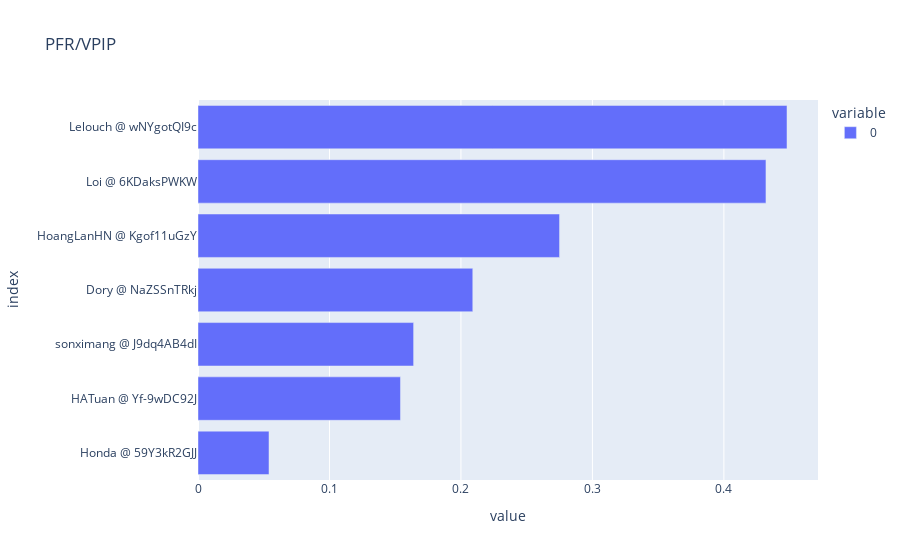

Notebook code cell kept with this figure:
### Code cell
(pl['PFR'] / pl['VPIP']).round(3).sort_values().plot(kind='barh', title='PFR/VPIP')

### Figure 1 — Plotly figure (JSON) as saved in the notebook; plotly's stock layout.template omitted (floating-point values rounded to 4 significant figures)
{"data": [{"alignmentgroup": "True", "hovertemplate": "variable=0<br>value=%{x}<br>index=%{y}<extra></extra>", "legendgroup": "0", "marker": {"color": "#636efa", "pattern": {"shape": ""}}, "name": "0", "offsetgroup": "0", "orientation": "h", "showlegend": true, "textposition": "auto", "type": "bar", "x": [0.054, 0.154, 0.164, 0.209, 0.275, 0.432, 0.448], "xaxis": "x", "y": ["Honda @ 59Y3kR2GJJ", "HATuan @ Yf-9wDC92J", "sonximang @ J9dq4AB4dI", "Dory @ NaZSSnTRkj", "HoangLanHN @ Kgof11uGzY", "Loi @ 6KDaksPWKW", "Lelouch @ wNYgotQI9c"], "yaxis": "y"}], "layout": {"barmode": "relative", "legend": {"title": {"text": "variable"}, "tracegroupgap": 0}, "title": {"text": "PFR/VPIP"}, "xaxis": {"anchor": "y", "domain": [0, 1], "title": {"text": "value"}}, "yaxis": {"anchor": "x", "domain": [0, 1], "title": {"text": "index"}}}}
